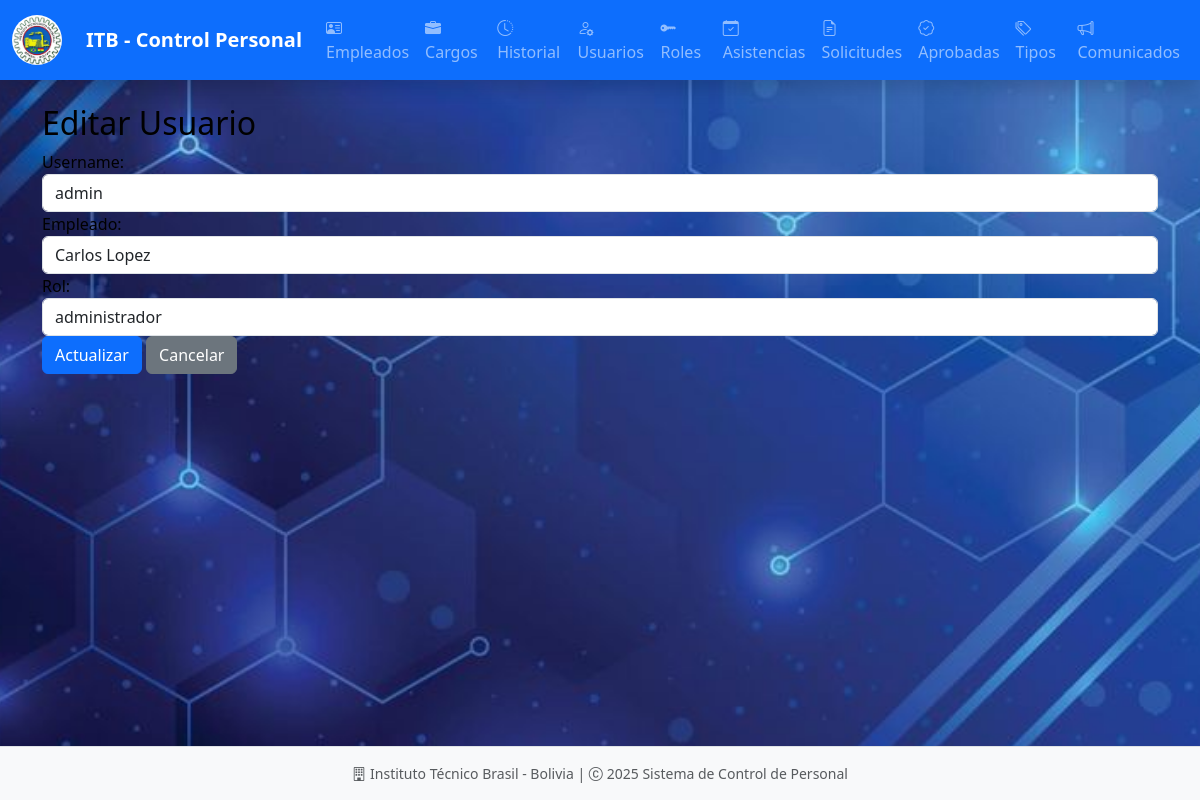
The app's page /usuarios/edit/1 with its own data.
### models/usuario_model.py (models this page shows, shortened)
class Usuario(db.Model):
    __tablename__ = "usuarios"
    id = db.Column(db.Integer, primary_key=True)
    username = db.Column(db.String(50), nullable=False, unique=True)
    password = db.Column(db.String(255), nullable=False)
    empleado_id = db.Column(db.Integer, db.ForeignKey('empleados.id'), nullable=False)
    rol_id = db.Column(db.Integer, db.ForeignKey('roles.id'), nullable=False)
    rol = db.relationship('Rol', back_populates='usuarios')
    empleado = db.relationship('Empleado', back_populates='usuarios')
    comunicados = db.relationship('Comunicado', back_populates='usuario', cascade='all, delete-orphan')
    historiales = db.relationship('Historial', back_populates='usuario', cascade='all, delete-orphan')
    @staticmethod
    def get_by_id(id):
        return Usuario.query.get(id)
    def delete(self):
        db.session.delete(self)
        db.session.commit()

### models/empleado_model.py (models this page shows, shortened)
class Empleado(db.Model):
    __tablename__ = "empleados"
    id = db.Column(db.Integer, primary_key=True)
    nombre = db.Column(db.String(255), nullable=False)
    apellido = db.Column(db.String(255), nullable=False)
    ci = db.Column(db.String(20), nullable=False, unique=True)
    email = db.Column(db.String(255), nullable=False, unique=True)
    telefono = db.Column(db.String(20), nullable=False)
    fecha = db.Column(db.DateTime, nullable=False, default=datetime.utcnow)
    cargo_id = db.Column(db.Integer, db.ForeignKey('cargos.id'), nullable=False)
    cargo = db.relationship('Cargo', back_populates='empleados')
    usuarios = db.relationship('Usuario', back_populates='empleado', uselist=False)
    asistencias = db.relationship('Asistencia', back_populates='empleado', cascade='all, delete-orphan')
    historial_laboral = db.relationship('Historial', back_populates='empleado', cascade='all, delete-orphan')
    licencias_aprobadas = db.relationship('LicenciaAprobada', back_populates='empleado', cascade='all, delete-orphan')
    solicitudes_licencia = db.relationship('SolicitudLicencia', back_populates='empleado', cascade='all, delete-orphan')
    @staticmethod
    def get_all():
        return Empleado.query.all()
    def delete(self):
        db.session.delete(self)
        db.session.commit()

### models/rol_model.py (models this page shows, shortened)
class Rol(db.Model):
    __tablename__ = "roles"
    id = db.Column(db.Integer, primary_key=True)
    rol = db.Column(db.String(80), nullable=False)
    usuarios = db.relationship('Usuario', back_populates='rol', cascade='all, delete-orphan')
    @staticmethod
    def get_all():
        return Rol.query.all()
    def delete(self):
        db.session.delete(self)
        db.session.commit()

### controllers/usuario_controller.py (the view, shortened to what this page needs)
@usuario_bp.route("/edit/<int:id>", methods=['GET', 'POST'])
def edit(id):
    usuario = Usuario.get_by_id(id)
    if not usuario:
        return "Usuario no encontrado", 404
    empleados = Empleado.get_all()
    roles = Rol.get_all()
    return usuario_view.edit(usuario, empleados, roles)

### run.py (called while the page is built)
@app.context_processor
def inject_active_path():
    def is_active(path):
        return 'active' if request.path == path else ''
    return(dict(is_active = is_active))

### views/usuario_view.py (called while the page is built)
def edit(usuario, empleados, roles):
    return render_template('admin/usuarios/edit.html', usuario=usuario, empleados=empleados, roles=roles)

### templates/admin/usuarios/edit.html (shortened to what this page needs)
{% extends 'admin/base.html' %}
{% block content %}
<h2>Editar Usuario</h2>
<form method="post">
    <div class="form-group">
        <label>Username:</label>
        <input type="text" name="username" value="{{ usuario.username }}" class="form-control" required>
    </div>
    <div class="form-group">
        <label>Empleado:</label>
        <select name="empleado_id" class="form-control">
            {% for emp in empleados %}
            <option value="{{ emp.id }}" {% if emp.id == usuario.empleado_id %}selected{% endif %}>{{ emp.nombre }} {{ emp.apellido }}</option>
            {% endfor %}
        </select>
    </div>
    <div class="form-group">
        <label>Rol:</label>
        <select name="rol_id" class="form-control">
            {% for rol in roles %}
            <option value="{{ rol.id }}" {% if rol.id == usuario.rol_id %}selected{% endif %}>{{ rol.rol }}</option>
            {% endfor %}
        </select>
    </div>
    <button type="submit" class="btn btn-primary">Actualizar</button>
    <a href="{{ url_for('usuario.index') }}" class="btn btn-secondary">Cancelar</a>
</form>
{% endblock %}

### static/style/style_admin.css (style rules this page uses)
:root { --primary-color: #0d6efd; --secondary-color: #6c757d; --success-color: #198754; --info-color: #0dcaf0; --warning-color: #ffc107; --danger-color: #dc3545; --light-color: #f8f9fa; --dark-color: #212529; }
body { font-family: 'Segoe UI', Tahoma, Geneva, Verdana, sans-serif; background-image: url('../images/background.jpg'); background-size: cover; background-repeat: no-repeat; background-attachment: fixed; background-position: center; color: #000000; }

### records on screen
Usuario: username "admin", empleado_id "Carlos Lopez", rol_id "administrador"
